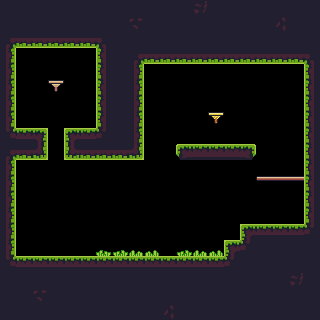

A level layout from a 2D game, rendered from its tile map. Below: a short description, then the map file with its tile-grid data intact:
An orthogonal 20x20 tile map with 16x16 px tiles, 1 tile layer (Tile Layer 1), 2 tilesets and 2 objects (ice, fire).

<map version="1.2" tiledversion="1.3.3" orientation="orthogonal" renderorder="right-down" width="20" height="20" tilewidth="16" tileheight="16" infinite="0" nextlayerid="4" nextobjectid="3">
 <tileset firstgid="1" source="tilesets/main_tileset.tsx" />
 <tileset firstgid="485" source="tilesets/main_tileset.tsx" />
 <layer id="1" name="Tile Layer 1" width="20" height="20">
  <data encoding="csv">
17,17,17,17,17,17,17,17,17,17,17,17,534,17,17,17,17,17,17,17,
17,17,17,17,17,17,17,17,533,501,501,501,501,501,501,17,17,532,17,17,
4,32,32,32,32,32,6,17,501,501,501,501,501,501,501,17,17,17,17,17,
18,0,0,0,0,0,16,17,488,516,516,516,516,516,516,32,32,32,32,6,
18,0,0,0,0,0,16,17,18,0,0,0,0,0,0,0,0,0,0,16,
18,0,0,41,0,0,16,17,18,0,0,0,0,0,0,0,0,0,0,16,
18,0,0,0,0,0,16,17,18,0,0,0,0,0,0,0,0,0,0,16,
18,0,0,0,0,0,16,17,18,0,0,0,0,42,0,0,0,0,0,16,
34,2,3,0,1,2,36,17,18,0,0,0,0,0,0,0,0,0,0,16,
4,32,33,0,31,32,32,32,33,0,0,7,8,8,8,9,0,0,0,16,
18,0,0,0,0,0,0,0,0,0,0,0,0,0,0,0,0,0,0,16,
502,0,0,0,0,0,0,0,0,0,0,0,0,0,0,0,527,528,528,500,
502,0,0,0,0,0,0,0,0,0,0,0,0,0,0,0,0,0,0,500,
18,0,0,0,0,0,0,0,0,0,0,0,0,0,0,0,0,0,0,16,
18,0,0,0,0,0,0,0,0,0,0,0,0,0,0,1,2,2,2,36,
18,0,0,0,0,0,22,23,24,25,0,23,24,25,1,36,17,17,17,17,
34,2,2,2,2,2,2,2,2,2,2,2,2,2,36,17,17,17,17,17,
17,17,17,17,17,17,17,17,17,17,17,17,17,17,17,17,17,17,534,17,
17,17,49,17,17,17,17,17,17,17,17,17,17,17,17,17,17,17,17,17,
17,17,17,17,17,17,17,17,17,17,48,17,17,17,17,17,17,17,17,17
</data>
 </layer>
 <objectgroup id="2" name="Object Layer 1">
  <object id="1" name="ice" x="48" y="64" width="16" height="16">
   <properties>
    <property name="sleep" type="bool" value="true" />
   </properties>
  </object>
  <object id="2" name="fire" x="48" y="240" width="16" height="16">
   <properties>
    <property name="sleep" type="bool" value="false" />
   </properties>
  </object>
 </objectgroup>
</map>
